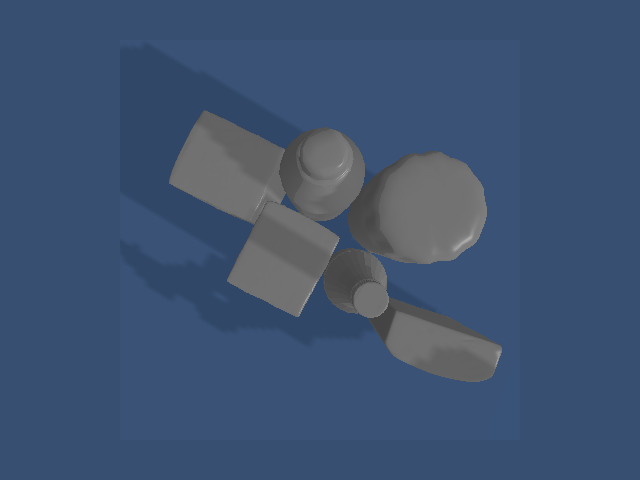
#> input picture robot/testdata/frame.png, 640 x 480 px
$ python pick_corners.py testdata/frame.png
#> lines starting #> are read from the running program, lines starting #| are printed output that depends on the picture; after the words box and inside, x2 and y2 are one past the last pixel; in counts of white or black regions, pixels touching at a corner belong together
#> in main, frame is the input picture: shape (480, 640, 3); mean B, G, R 112.3, 82.8, 62.1
#!/usr/bin/env python3
"""Click the four workspace corners on a camera frame and print the matching ``--warp`` arguments.

    python -m robot.pick_corners save/real_eval/<session>/episode_0001/step_00_sre/frame.jpg

Click in order: top-left, top-right, bottom-right, bottom-left (as the workspace should appear in the straight-down
view). Backspace undoes the last click, Enter accepts, Esc quits. After four clicks a preview of the rectified
400x400 view opens beside the frame; check that the blocks look square-ish and the workspace edges are straight.

Headless machines (no $DISPLAY, e.g. over SSH): the tool auto-detects the largest bright quadrilateral (the white
workspace sheet), writes ``<preview-out>`` with the detected corners, a pixel grid for reading coordinates, and the
rectified view, and prints the suggested ``--warp``. Open the preview in any image viewer (VS Code works). If the
detection is off, read better corners off the grid and re-run with ``--corners TLx TLy TRx TRy BRx BRy BLx BLy`` to
check them.
"""

import argparse
import os
import sys

import cv2
import numpy as np

SIM_SIZE = 400
ORDER = ("top-left", "top-right", "bottom-right", "bottom-left")


def rectify(frame, corners):
    src = np.float32(corners).reshape(4, 2)
    dst = np.float32([[0, 0], [SIM_SIZE, 0], [SIM_SIZE, SIM_SIZE], [0, SIM_SIZE]])
    return cv2.warpPerspective(frame, cv2.getPerspectiveTransform(src, dst), (SIM_SIZE, SIM_SIZE))


def draw(frame, pts):
    out = frame.copy()
    for i, (x, y) in enumerate(pts):
        cv2.circle(out, (int(x), int(y)), 5, (0, 0, 255), -1)
        cv2.putText(out, ORDER[i], (int(x) + 8, int(y) - 8), cv2.FONT_HERSHEY_SIMPLEX, 0.5, (0, 0, 255), 2)
    if len(pts) > 1:
        cv2.polylines(out, [np.int32(pts)], len(pts) == 4, (0, 255, 0), 2)
    if len(pts) < 4:
        cv2.putText(out, f"click {ORDER[len(pts)]}", (8, 22), cv2.FONT_HERSHEY_SIMPLEX, 0.6, (255, 255, 255), 2)
    return out


def order_corners(pts):
    """Any 4 points -> TL, TR, BR, BL."""
    pts = np.float32(pts).reshape(4, 2)
    s, d = pts.sum(1), np.diff(pts, axis=1).ravel()
    return [pts[np.argmin(s)], pts[np.argmin(d)], pts[np.argmax(s)], pts[np.argmax(d)]]


def detect_sheet(frame):
    """Corners of the largest bright quadrilateral (the workspace sheet), or None."""
    gray = cv2.GaussianBlur(cv2.cvtColor(frame, cv2.COLOR_BGR2GRAY), (5, 5), 0)
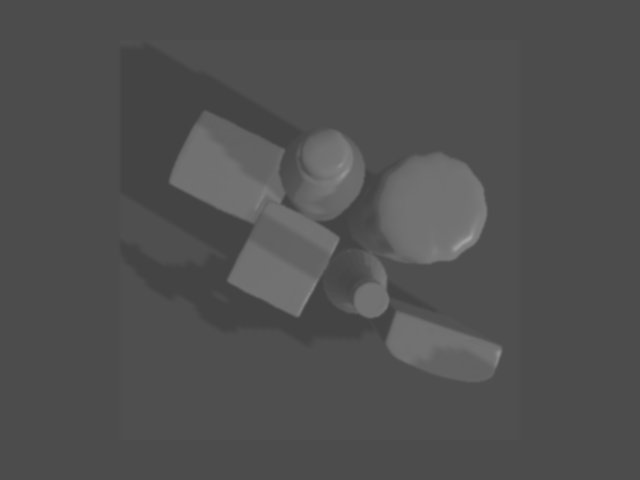
#> gray: shape (480, 640); min 68, max 163, mean 80.2
    _, th = cv2.threshold(gray, 0, 255, cv2.THRESH_BINARY + cv2.THRESH_OTSU)
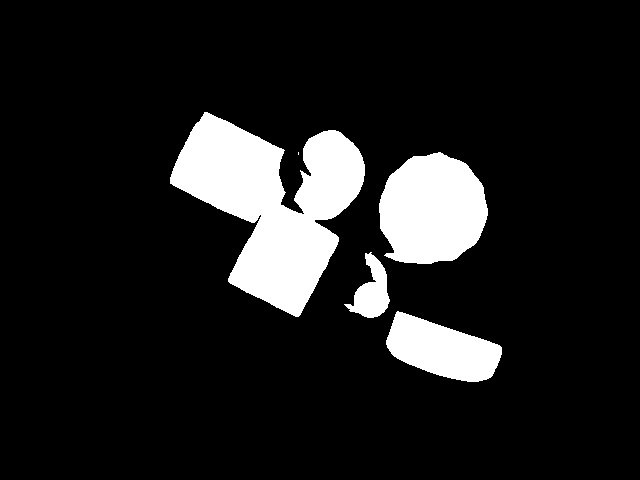
#> th: shape (480, 640); 11.8% white; 5 white regions (1 under 20 px), largest, box (x1, y1, x2, y2) and area: (170, 112, 365, 317) 20277, (379, 152, 488, 264) 9532, (386, 311, 502, 382) 5062, (344, 252, 390, 318) 1480
    th = cv2.morphologyEx(th, cv2.MORPH_CLOSE, np.ones((15, 15), np.uint8))
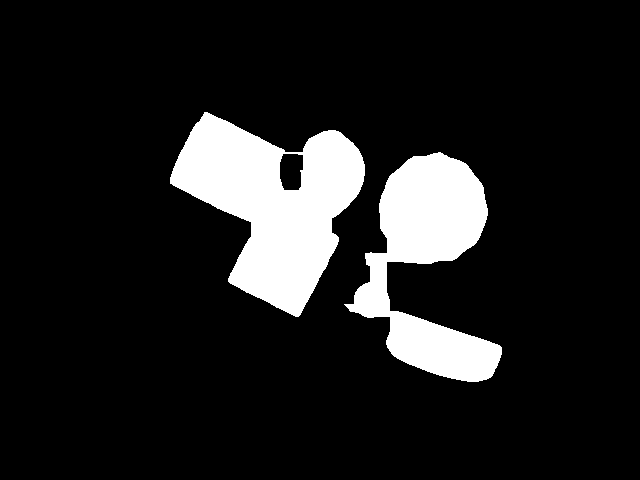
#> th: shape (480, 640); 12.1% white; 2 white regions
    contours, _ = cv2.findContours(th, cv2.RETR_EXTERNAL, cv2.CHAIN_APPROX_SIMPLE)
#> contours = 2 contours; box (x1, y1, x2, y2) and area: (170, 112, 365, 317) 21277, (344, 152, 502, 382) 16081
    if not contours:
        return None
    c = max(contours, key=cv2.contourArea)
#> c = contour of 440 points, box (x1, y1, x2, y2) (170, 112, 365, 317), area 21277
    if cv2.contourArea(c) < 0.1 * frame.shape[0] * frame.shape[1]:
        return None
    hull = cv2.convexHull(c)
    for eps in np.linspace(0.01, 0.1, 19):
        approx = cv2.approxPolyDP(hull, eps * cv2.arcLength(hull, True), True)
        if len(approx) == 4:
            return [list(map(float, p)) for p in order_corners(approx)]
    return None


def draw_grid(img, step=40):
#> called with step = 40
    out = img.copy()
    h, w = out.shape[:2]
#> h = 480; w = 640
    for x in range(0, w, step):
        cv2.line(out, (x, 0), (x, h), (200, 200, 200), 1)
        cv2.putText(out, str(x), (x + 2, 12), cv2.FONT_HERSHEY_SIMPLEX, 0.35, (0, 255, 255), 1)
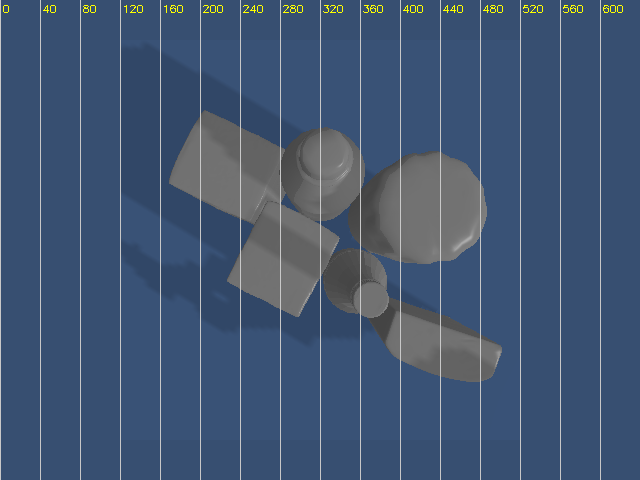
#> out: shape (480, 640, 3); 2.78% of pixels changed, all inside (x1, y1, x2, y2) = (0, 0, 623, 480)
    for y in range(0, h, step):
        cv2.line(out, (0, y), (w, y), (200, 200, 200), 1)
        cv2.putText(out, str(y), (2, y - 2), cv2.FONT_HERSHEY_SIMPLEX, 0.35, (0, 255, 255), 1)
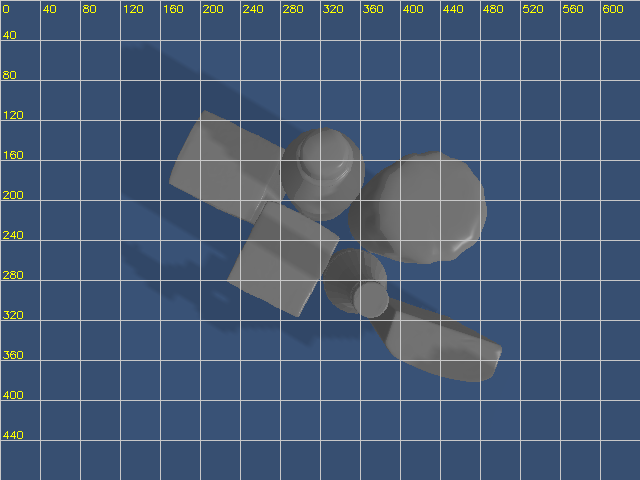
#> out: shape (480, 640, 3); 2.63% of pixels changed, all inside (x1, y1, x2, y2) = (1, 0, 640, 441)
    return out


def main(argv=None):
    ap = argparse.ArgumentParser(description=__doc__, formatter_class=argparse.RawDescriptionHelpFormatter)
    ap.add_argument("image")
    ap.add_argument("--corners", type=float, nargs=8, default=None, help="skip clicking: TL TR BR BL as x y")
    ap.add_argument("--preview-out", default="warp_preview.jpg")
    args = ap.parse_args(argv)

    frame = cv2.imread(args.image, cv2.IMREAD_COLOR)
    if frame is None:
        raise SystemExit(f"could not read {args.image}")

    headless = not os.environ.get("DISPLAY") and not os.environ.get("WAYLAND_DISPLAY")
    if args.corners:
        pts = np.float32(args.corners).reshape(4, 2).tolist()
    elif headless:
        pts = detect_sheet(frame)
        if pts is None:
            cv2.imwrite(args.preview_out, draw_grid(frame))
            print(f"no display and no sheet detected; read the corners off the grid in {args.preview_out} "
                  f"and re-run with --corners TLx TLy TRx TRy BRx BRy BLx BLy")
            return 1
        print("no display: auto-detected the workspace sheet (check the preview)")
    else:
        pts = []
        win = "pick corners (Enter = accept, Backspace = undo, Esc = quit)"
        cv2.namedWindow(win)
        cv2.setMouseCallback(win, lambda ev, x, y, *_: pts.append([x, y]) if ev == cv2.EVENT_LBUTTONDOWN
                             and len(pts) < 4 else None)
        while True:
            view = draw(frame, pts)
            if len(pts) == 4:
                view = np.hstack([view, cv2.copyMakeBorder(rectify(frame, pts), 0, max(0, frame.shape[0] - SIM_SIZE),
                                                           0, 0, cv2.BORDER_CONSTANT)[:frame.shape[0]]])
            cv2.imshow(win, view)
            key = cv2.waitKey(30) & 0xFF
            if key == 27:
                return 1
            if key == 8 and pts:
                pts.pop()
            if key in (13, 10) and len(pts) == 4:
                break
        cv2.destroyAllWindows()

    cv2.imwrite(args.preview_out, np.hstack([draw(draw_grid(frame), pts),
                                             cv2.resize(rectify(frame, pts), (frame.shape[0], frame.shape[0]))]))
    flat = " ".join(str(int(round(v))) for p in pts for v in p)
    print(f"preview: {args.preview_out}")
    print(f"--warp {flat}")
    return 0


if __name__ == "__main__":
#> (the run stopped early here; a loop or call above may not have finished)
